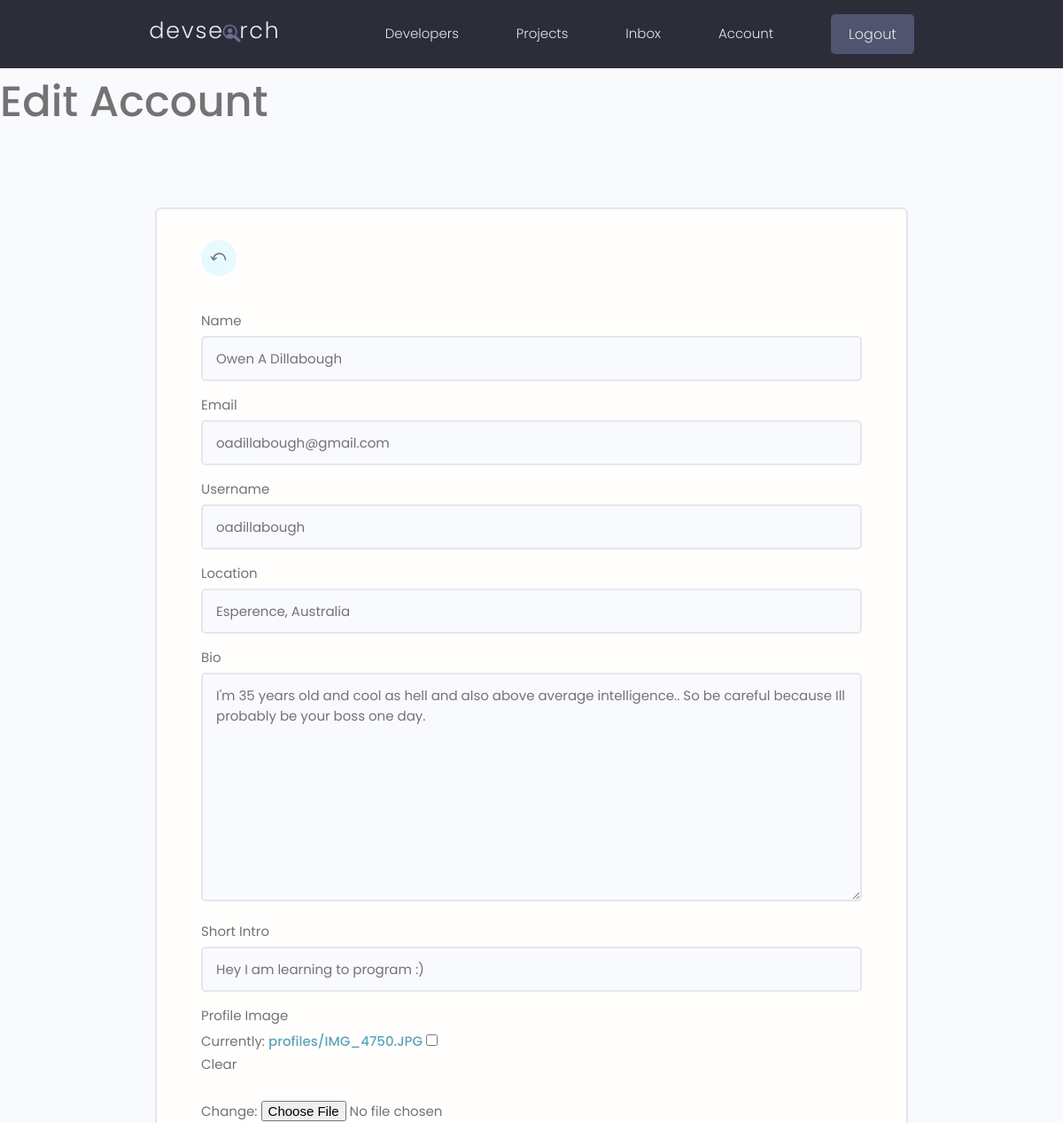
The page /edit_account/ (signed in, upper part) on the database as committed earlier.
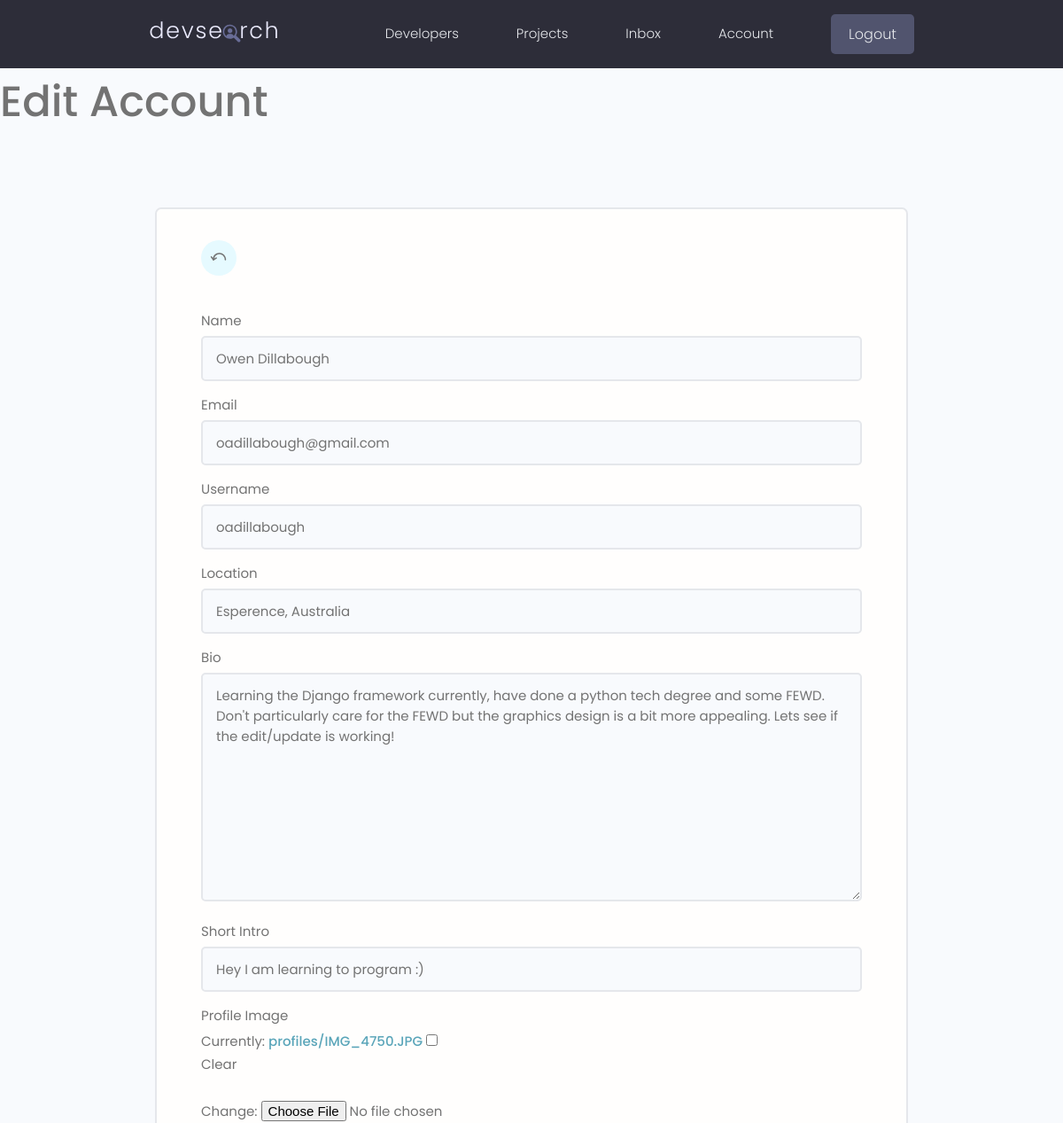
The same page on the database as committed later.
### users/models.py (models this page shows, shortened)
class Profile(models.Model):
    user = models.OneToOneField(User, on_delete=models.CASCADE,
                                null=True, blank=True)
    name = models.CharField(max_length=200, blank=True, null=True)
    email = models.EmailField(max_length=500, blank=True, null=True)
    username = models.CharField(max_length=200, blank=True, null=True)
    location = models.CharField(max_length=200, blank=True, null=True)
    short_intro = models.CharField(max_length=500, blank=True, null=True)
    bio = models.TextField(blank=True, null=True)
    profile_image = models.ImageField(null=True, blank=True, upload_to='profiles/',
                                        default='profiles/user-default.png')
    social_github = models.CharField(max_length=200, blank=True, null=True)
    social_linkedin = models.CharField(max_length=200, blank=True, null=True)
    social_twitter = models.CharField(max_length=200, blank=True, null=True)
    social_youtube = models.CharField(max_length=200, blank=True, null=True)
    created = models.DateTimeField(auto_now_add=True)
    id = models.UUIDField(default=uuid.uuid4, unique=True,
                            primary_key=True, editable=False)

### users/views.py (the view)
# urls.py: path('edit_account/', views.editAccount, name='edit-account'),
@login_required(login_url='login')
def editAccount(request):
    profile = request.user.profile
    form = CustomProfileForm(instance = profile)
    if request.method == 'POST':
        form = CustomProfileForm(request.POST, request.FILES, instance = profile)
        if form.is_valid():
            form.save()
            return redirect('account')
    context={'form': form, 'profile': profile}
    return render(request, 'users/profile_form.html', context)

### users/forms.py
class CustomProfileForm(ModelForm):
    class Meta:
        model = Profile
        fields = ['name', 'email', 'username',
                'location', 'bio', 'short_intro', 'profile_image',
                'social_github', 'social_linkedin', 'social_twitter',
                'social_youtube']
        labels ={'name': 'Name', 'email': 'Email', 'username':'Username',
                'location': 'Location', 'bio': 'Bio', 'short_intro': 'Short Intro', 'profile_image': 'Profile Image',
                'social_github' :'Github Link', 'social_linkedin': 'LinkedIn Link', 'social_twitter' : 'Twitter Link', 'social_youtube': 'Youtube Link'}
    def __init__(self,*args, **kwargs):
        super(CustomProfileForm, self).__init__(*args, **kwargs)
        for name, field in self.fields.items():
            field.widget.attrs.update({'class': 'input'})

### users/templates/users/profile_form.html (shortened to what this page needs)
{% extends 'main.html' %}
{% block content %}
<h1> Edit Account</h1>
<body>
    <main class="formPage my-xl">
        <div class="content-box">
            <div class="formWrapper">
                <a class="backButton" href="{% url 'account' %}"><span class="icon-park-outline--back-one"></span></a>
                <br>
                <form method="POST" enctype="multipart/form-data" action ={% url 'edit-account' %}>
                    {% for field in form %}
                    <div class="form__field">
                        <label for="formInput#text">{{field.label}} </label>
                        {{field}}
                    </div>
                    {% endfor %}
            </div>
        </div>
    </main>
</body>
{% endblock %}

Rows that differ between the two databases and show on the page:
changed Profile "oadillabough@gmail.com": name "Owen A Dillabough" → "Owen Dillabough"; bio "I'm 35 years old and cool as hell and also above average intelligence.. So be careful because Ill probably be your boss one day." → "Learning the Django framework currently, have done a python tech degree and some FEWD. Don't particularly care for the FEWD but the graphics design is a bit more appealing. Lets see if the edit/update is working!"
